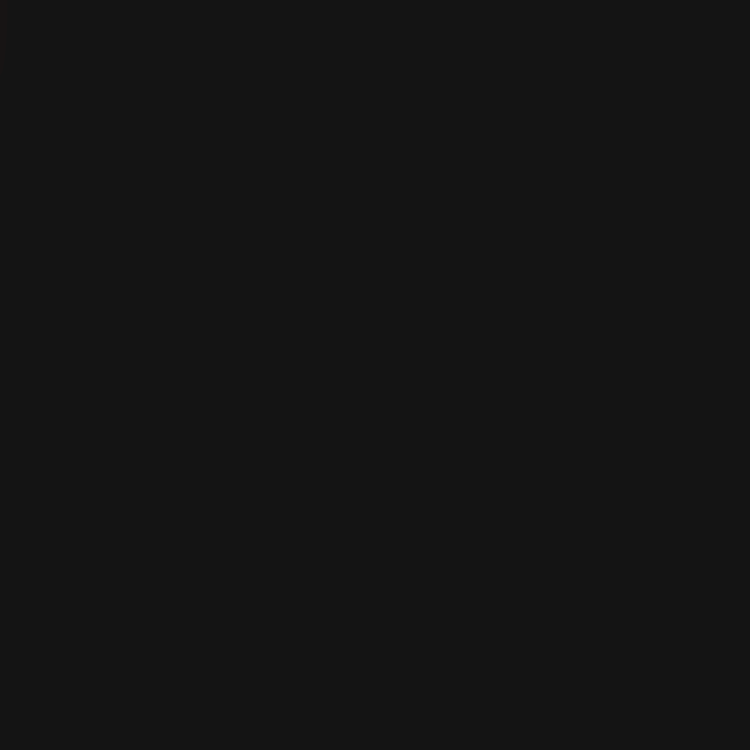
Frame 1 (no input)
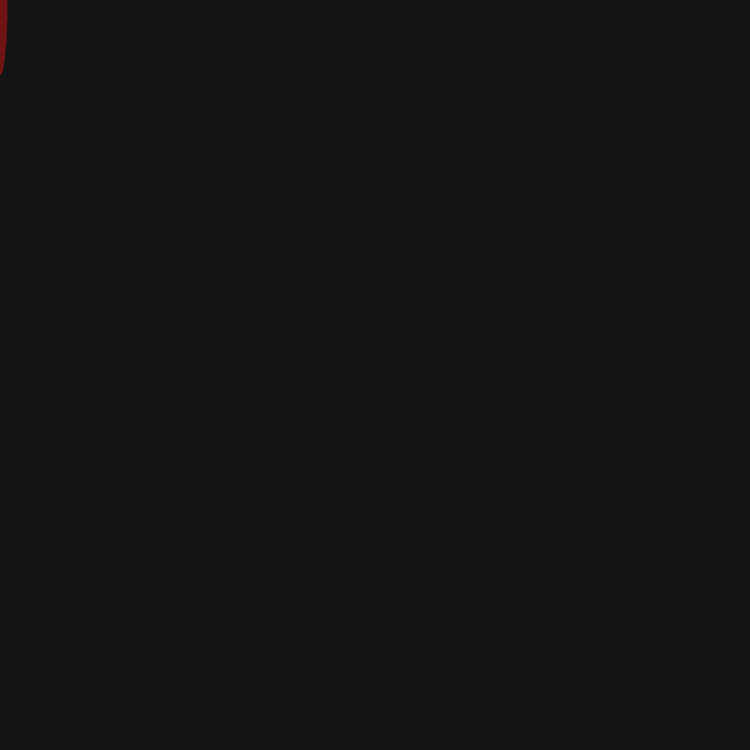
Frame 60 (the mouse pressed at the canvas centre just before this capture)
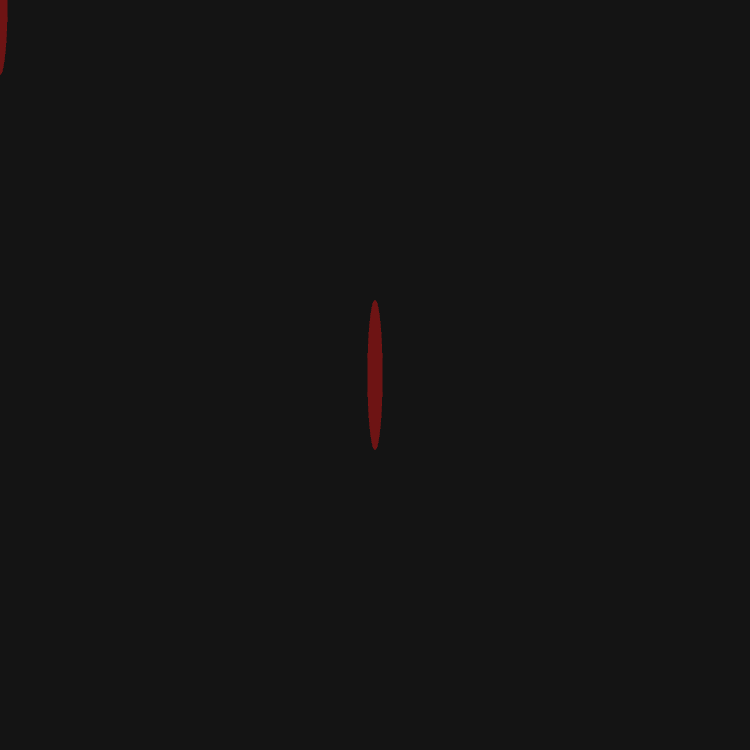
Frame 120 (the mouse held since frame 60 and released just before this capture)

The Processing sketch that drew these frames (run headless with seeded random() and noise(); from frame 60 on, the mouse is pressed at the canvas centre):

// Processing sketch: processing_163909
// ── processing_163909.pde

// Sets up the program to run, only runs once at begining 
void setup(){
// sets the canvas size to 750pi by 750pi  
  size(750,750);
// sets back ground color to a shade of black  
  background(20);
// sets frame rate to 24 frames per second  
  frameRate(24);
}
// Draws info in this chuck of code over and over again
void draw(){
// states that the next object will be filled(a shade of red)
  fill(140,0,0,5);
// tells the program not to use a stroke on the object
  noStroke();
// determines where the ellipse will be on screem inverted mousex/mousey
//also determines size of elipse
  ellipse( mouseY, mouseX, 15, 150);
}
